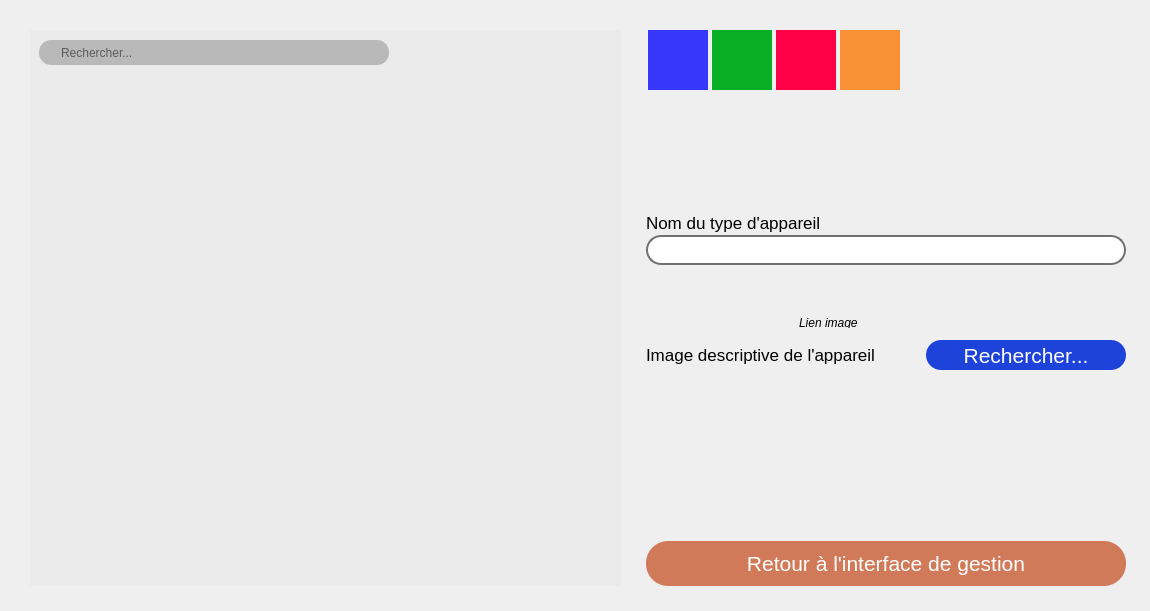
<?xml version="1.0" encoding="UTF-8"?>
<ui version="4.0">
 <class>ModificationType</class>
 <widget class="QWidget" name="ModificationType">
  <property name="geometry">
   <rect>
    <x>0</x>
    <y>0</y>
    <width>1150</width>
    <height>611</height>
   </rect>
  </property>
  <property name="windowTitle">
   <string>Form</string>
  </property>
  <widget class="QFrame" name="gridFrame">
   <property name="geometry">
    <rect>
     <x>0</x>
     <y>0</y>
     <width>1151</width>
     <height>611</height>
    </rect>
   </property>
   <layout class="QGridLayout" name="gridLayout">
    <property name="leftMargin">
     <number>30</number>
    </property>
    <property name="topMargin">
     <number>30</number>
    </property>
    <property name="rightMargin">
     <number>25</number>
    </property>
    <property name="bottomMargin">
     <number>25</number>
    </property>
    <item row="0" column="0">
     <layout class="QHBoxLayout" name="horizontalLayout_2">
      <property name="spacing">
       <number>25</number>
      </property>
      <item>
       <widget class="QWidget" name="verticalWidget" native="true">
        <property name="styleSheet">
         <string notr="true">background-color:#EBEBEB;
</string>
        </property>
        <layout class="QVBoxLayout" name="verticalLayout_7">
         <property name="topMargin">
          <number>10</number>
         </property>
         <item>
          <widget class="QLineEdit" name="txfRecherche">
           <property name="minimumSize">
            <size>
             <width>0</width>
             <height>25</height>
            </size>
           </property>
           <property name="maximumSize">
            <size>
             <width>350</width>
             <height>50</height>
            </size>
           </property>
           <property name="styleSheet">
            <string notr="true">QLineEdit{
	border-style:none;
	border-radius: 12px;
	background-color: #B9B9B9;
	padding-left:20px;
	color:black;
}</string>
           </property>
           <property name="text">
            <string/>
           </property>
           <property name="placeholderText">
            <string>Rechercher...</string>
           </property>
          </widget>
         </item>
         <item>
          <widget class="QListView" name="tblEmploye">
           <property name="styleSheet">
            <string notr="true">border-style:none;</string>
           </property>
          </widget>
         </item>
        </layout>
       </widget>
      </item>
      <item>
       <layout class="QVBoxLayout" name="verticalLayout">
        <item>
         <layout class="QVBoxLayout" name="verticalLayout_2">
          <property name="spacing">
           <number>0</number>
          </property>
          <property name="topMargin">
           <number>0</number>
          </property>
          <item>
           <layout class="QVBoxLayout" name="verticalLayout_5">
            <property name="spacing">
             <number>15</number>
            </property>
            <property name="topMargin">
             <number>0</number>
            </property>
            <property name="bottomMargin">
             <number>61</number>
            </property>
            <item>
             <layout class="QVBoxLayout" name="verticalLayout_4">
              <property name="spacing">
               <number>2</number>
              </property>
              <property name="sizeConstraint">
               <enum>QLayout::SetDefaultConstraint</enum>
              </property>
              <property name="topMargin">
               <number>0</number>
              </property>
              <property name="bottomMargin">
               <number>0</number>
              </property>
              <item>
               <layout class="QHBoxLayout" name="horizontalLayout">
                <property name="leftMargin">
                 <number>0</number>
                </property>
                <property name="rightMargin">
                 <number>220</number>
                </property>
                <property name="bottomMargin">
                 <number>21</number>
                </property>
                <item>
                 <widget class="QPushButton" name="btnRefresh">
                  <property name="minimumSize">
                   <size>
                    <width>60</width>
                    <height>60</height>
                   </size>
                  </property>
                  <property name="maximumSize">
                   <size>
                    <width>60</width>
                    <height>60</height>
                   </size>
                  </property>
                  <property name="cursor">
                   <cursorShape>PointingHandCursor</cursorShape>
                  </property>
                  <property name="styleSheet">
                   <string notr="true">QPushButton {
border-radius:0px;
border-style: none;
background-color:#3737F9;
color:white;
}

QPushButton:hover {
background-color:#2323A4;
}</string>
                  </property>
                  <property name="text">
                   <string/>
                  </property>
                  <property name="icon">
                   <iconset>
                    <normalon>:/icons/res/icons/SVG/Refresh.svg</normalon>
                   </iconset>
                  </property>
                  <property name="iconSize">
                   <size>
                    <width>30</width>
                    <height>30</height>
                   </size>
                  </property>
                  <property name="shortcut">
                   <string notr="true"/>
                  </property>
                 </widget>
                </item>
                <item>
                 <widget class="QPushButton" name="btnAdd">
                  <property name="minimumSize">
                   <size>
                    <width>60</width>
                    <height>60</height>
                   </size>
                  </property>
                  <property name="maximumSize">
                   <size>
                    <width>60</width>
                    <height>60</height>
                   </size>
                  </property>
                  <property name="cursor">
                   <cursorShape>PointingHandCursor</cursorShape>
                  </property>
                  <property name="styleSheet">
                   <string notr="true">QPushButton {
border-radius:0px;
border-style: none;
background-color:#09AF25;
color:white;
}

QPushButton:hover {
background-color:#0E8522;
}</string>
                  </property>
                  <property name="text">
                   <string/>
                  </property>
                  <property name="icon">
                   <iconset>
                    <normalon>:/icons/res/icons/SVG/Ajout.svg</normalon>
                   </iconset>
                  </property>
                  <property name="iconSize">
                   <size>
                    <width>30</width>
                    <height>30</height>
                   </size>
                  </property>
                  <property name="shortcut">
                   <string notr="true"/>
                  </property>
                 </widget>
                </item>
                <item>
                 <widget class="QPushButton" name="btnDel">
                  <property name="minimumSize">
                   <size>
                    <width>60</width>
                    <height>60</height>
                   </size>
                  </property>
                  <property name="maximumSize">
                   <size>
                    <width>60</width>
                    <height>60</height>
                   </size>
                  </property>
                  <property name="cursor">
                   <cursorShape>PointingHandCursor</cursorShape>
                  </property>
                  <property name="styleSheet">
                   <string notr="true">QPushButton {
border-radius:0px;
border-style: none;
background-color:#FF0046;
color:white;
}

QPushButton:hover {
background-color:#CE0038;
}</string>
                  </property>
                  <property name="text">
                   <string/>
                  </property>
                  <property name="icon">
                   <iconset>
                    <normalon>:/icons/res/icons/SVG/Delete2.svg</normalon>
                   </iconset>
                  </property>
                  <property name="iconSize">
                   <size>
                    <width>35</width>
                    <height>35</height>
                   </size>
                  </property>
                  <property name="shortcut">
                   <string notr="true"/>
                  </property>
                 </widget>
                </item>
                <item>
                 <widget class="QPushButton" name="btnMod">
                  <property name="minimumSize">
                   <size>
                    <width>60</width>
                    <height>60</height>
                   </size>
                  </property>
                  <property name="maximumSize">
                   <size>
                    <width>60</width>
                    <height>60</height>
                   </size>
                  </property>
                  <property name="cursor">
                   <cursorShape>PointingHandCursor</cursorShape>
                  </property>
                  <property name="styleSheet">
                   <string notr="true">QPushButton {
border-radius:0px;
border-style: none;
background-color:#F99237;
color:white;
}

QPushButton:hover {
background-color:#D27E35;
}</string>
                  </property>
                  <property name="text">
                   <string/>
                  </property>
                  <property name="icon">
                   <iconset>
                    <normalon>:/icons/res/icons/SVG/Modify.svg</normalon>
                   </iconset>
                  </property>
                  <property name="iconSize">
                   <size>
                    <width>30</width>
                    <height>30</height>
                   </size>
                  </property>
                  <property name="shortcut">
                   <string notr="true"/>
                  </property>
                 </widget>
                </item>
               </layout>
              </item>
              <item>
               <layout class="QVBoxLayout" name="verticalLayout_3" stretch="0,0">
                <property name="topMargin">
                 <number>100</number>
                </property>
                <property name="bottomMargin">
                 <number>24</number>
                </property>
                <item>
                 <widget class="QLabel" name="label_2">
                  <property name="sizePolicy">
                   <sizepolicy hsizetype="Preferred" vsizetype="Preferred">
                    <horstretch>0</horstretch>
                    <verstretch>0</verstretch>
                   </sizepolicy>
                  </property>
                  <property name="minimumSize">
                   <size>
                    <width>0</width>
                    <height>20</height>
                   </size>
                  </property>
                  <property name="font">
                   <font>
                    <family>Segoe UI</family>
                    <pointsize>13</pointsize>
                   </font>
                  </property>
                  <property name="text">
                   <string>Nom du type d'appareil</string>
                  </property>
                 </widget>
                </item>
                <item>
                 <widget class="QLineEdit" name="txfEmploye">
                  <property name="sizePolicy">
                   <sizepolicy hsizetype="Maximum" vsizetype="Maximum">
                    <horstretch>0</horstretch>
                    <verstretch>0</verstretch>
                   </sizepolicy>
                  </property>
                  <property name="minimumSize">
                   <size>
                    <width>480</width>
                    <height>30</height>
                   </size>
                  </property>
                  <property name="font">
                   <font>
                    <family>Segoe UI</family>
                    <pointsize>11</pointsize>
                   </font>
                  </property>
                  <property name="styleSheet">
                   <string notr="true">QLineEdit{
	border: 2px solid rgb(112, 112, 112);
	border-radius: 15px;
	background-color: white;
	padding-left:20px;
}</string>
                  </property>
                  <property name="text">
                   <string/>
                  </property>
                 </widget>
                </item>
               </layout>
              </item>
             </layout>
            </item>
            <item>
             <layout class="QVBoxLayout" name="verticalLayout_6">
              <property name="spacing">
               <number>2</number>
              </property>
              <property name="topMargin">
               <number>20</number>
              </property>
              <property name="bottomMargin">
               <number>100</number>
              </property>
              <item>
               <widget class="QLabel" name="label">
                <property name="maximumSize">
                 <size>
                  <width>16777215</width>
                  <height>10</height>
                 </size>
                </property>
                <property name="font">
                 <font>
                  <family>Segoe UI</family>
                  <italic>true</italic>
                 </font>
                </property>
                <property name="styleSheet">
                 <string notr="true">padding-left:150px;
color:black;</string>
                </property>
                <property name="text">
                 <string>Lien image</string>
                </property>
               </widget>
              </item>
              <item>
               <layout class="QHBoxLayout" name="horizontalLayout_3" stretch="0,0">
                <property name="spacing">
                 <number>30</number>
                </property>
                <property name="sizeConstraint">
                 <enum>QLayout::SetDefaultConstraint</enum>
                </property>
                <property name="topMargin">
                 <number>10</number>
                </property>
                <property name="bottomMargin">
                 <number>10</number>
                </property>
                <item>
                 <widget class="QLabel" name="label_3">
                  <property name="maximumSize">
                   <size>
                    <width>250</width>
                    <height>20</height>
                   </size>
                  </property>
                  <property name="font">
                   <font>
                    <family>Segoe UI</family>
                    <pointsize>13</pointsize>
                   </font>
                  </property>
                  <property name="text">
                   <string>Image descriptive de l'appareil</string>
                  </property>
                 </widget>
                </item>
                <item>
                 <widget class="QPushButton" name="btnQuitter_2">
                  <property name="sizePolicy">
                   <sizepolicy hsizetype="Minimum" vsizetype="Maximum">
                    <horstretch>0</horstretch>
                    <verstretch>0</verstretch>
                   </sizepolicy>
                  </property>
                  <property name="minimumSize">
                   <size>
                    <width>0</width>
                    <height>30</height>
                   </size>
                  </property>
                  <property name="maximumSize">
                   <size>
                    <width>200</width>
                    <height>30</height>
                   </size>
                  </property>
                  <property name="font">
                   <font>
                    <family>Segoe UI</family>
                    <pointsize>16</pointsize>
                    <weight>50</weight>
                    <bold>false</bold>
                   </font>
                  </property>
                  <property name="cursor">
                   <cursorShape>PointingHandCursor</cursorShape>
                  </property>
                  <property name="styleSheet">
                   <string notr="true">QPushButton{
border-radius:15px;
background-color: #1D43DB;
color:white;
}

QPushButton:hover{
background-color:#2323A4;
}
</string>
                  </property>
                  <property name="text">
                   <string>Rechercher...</string>
                  </property>
                 </widget>
                </item>
               </layout>
              </item>
             </layout>
            </item>
           </layout>
          </item>
          <item>
           <widget class="QPushButton" name="btnQuitter">
            <property name="sizePolicy">
             <sizepolicy hsizetype="Minimum" vsizetype="Maximum">
              <horstretch>0</horstretch>
              <verstretch>0</verstretch>
             </sizepolicy>
            </property>
            <property name="minimumSize">
             <size>
              <width>0</width>
              <height>45</height>
             </size>
            </property>
            <property name="font">
             <font>
              <family>Segoe UI</family>
              <pointsize>16</pointsize>
              <weight>50</weight>
              <bold>false</bold>
             </font>
            </property>
            <property name="cursor">
             <cursorShape>PointingHandCursor</cursorShape>
            </property>
            <property name="styleSheet">
             <string notr="true">QPushButton{
border-radius:22px;
background-color: rgb(209, 122, 90);
color:white;
}

QPushButton:hover{
background-color:rgb(176, 103, 76);
}
</string>
            </property>
            <property name="text">
             <string>Retour à l'interface de gestion</string>
            </property>
           </widget>
          </item>
         </layout>
        </item>
       </layout>
      </item>
     </layout>
    </item>
   </layout>
  </widget>
 </widget>
 <resources/>
 <connections/>
</ui>
